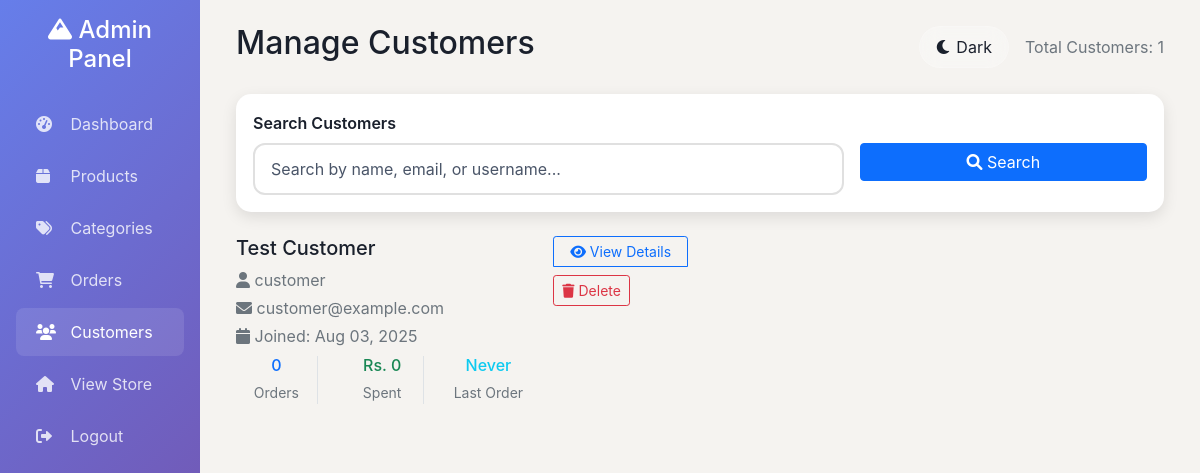
The page /admin/customers.php (signed in) on the database its author committed.
### tables this page shows
CREATE TABLE users (
    id INT PRIMARY KEY AUTO_INCREMENT,
    username VARCHAR(50) UNIQUE NOT NULL,
    email VARCHAR(100) UNIQUE NOT NULL,
    password VARCHAR(255) NOT NULL,
    full_name VARCHAR(100) NOT NULL,
    phone VARCHAR(20),
    address TEXT,
    role ENUM('customer', 'admin') DEFAULT 'customer',
    created_at TIMESTAMP DEFAULT CURRENT_TIMESTAMP,
    updated_at TIMESTAMP DEFAULT CURRENT_TIMESTAMP ON UPDATE CURRENT_TIMESTAMP
);

### admin/customers.php (the view, shortened to what this page needs)
<?php
$pdo = getDBConnection();
$search = isset($_GET['search']) ? trim($_GET['search']) : '';
$page = isset($_GET['page']) ? (int)$_GET['page'] : 1;
$per_page = 20;
$offset = ($page - 1) * $per_page;
$where_conditions = ["role = 'customer'"];
$params = [];
$where_clause = implode(" AND ", $where_conditions);
$count_params = $params;
$count_stmt = $pdo->prepare("SELECT COUNT(*) FROM users WHERE $where_clause");
$count_stmt->execute($count_params);
$total_customers = $count_stmt->fetchColumn();
$limit = (int)$per_page;
$offset = (int)$offset;
$sql = "SELECT u.*,
               COUNT(o.id) as total_orders,
               SUM(o.total_amount) as total_spent,
               MAX(o.created_at) as last_order_date
        FROM users u
        LEFT JOIN orders o ON u.id = o.user_id
        WHERE $where_clause
        GROUP BY u.id
        ORDER BY u.created_at DESC
        LIMIT $limit OFFSET $offset";
$stmt = $pdo->prepare($sql);
$stmt->execute($params);
$customers = $stmt->fetchAll(PDO::FETCH_ASSOC);
$single_customer = null;
$customer_orders = [];
?>
<!DOCTYPE html>
<html lang="en">
<head>
    <link href="https://cdn.jsdelivr.net/npm/bootstrap@5.1.3/dist/css/bootstrap.min.css" rel="stylesheet">
    <link href="https://cdnjs.cloudflare.com/ajax/libs/font-awesome/6.0.0/css/all.min.css" rel="stylesheet">
</head>
<body>
    <div class="container-fluid">
        <div class="row">
            <div class="col-md-3 col-lg-2 px-0">
                <div class="sidebar p-3">
                    <div class="text-center mb-4">
                        <h4 class="text-white">
                            <i class="fas fa-mountain"></i> Admin Panel
                        </h4>
                    </div>
                    <nav class="nav flex-column">
                        <a class="nav-link" href="dashboard.php">
                            <i class="fas fa-tachometer-alt"></i> Dashboard
                        </a>
                        <a class="nav-link" href="products.php">
                            <i class="fas fa-box"></i> Products
                        </a>
                        <a class="nav-link" href="categories.php">
                            <i class="fas fa-tags"></i> Categories
                        </a>
                        <a class="nav-link" href="orders.php">
                            <i class="fas fa-shopping-cart"></i> Orders
                        </a>
                        <a class="nav-link active" href="customers.php">
                            <i class="fas fa-users"></i> Customers
                        </a>
                        <a class="nav-link" href="../index.php">
                            <i class="fas fa-home"></i> View Store
                        </a>
                        <a class="nav-link" href="../logout.php">
                            <i class="fas fa-sign-out-alt"></i> Logout
                        </a>
                    </nav>
                </div>
            </div>
            <div class="col-md-9 col-lg-10">
                <div class="main-content p-4">
                    <div class="d-flex justify-content-between align-items-center mb-4">
                        <h2>Manage Customers</h2>
                        <div class="d-flex align-items-center">
                            <button class="btn theme-toggle me-3" onclick="toggleTheme()">
                                <i class="fas fa-moon" id="theme-icon"></i>
                                <span id="theme-text">Dark</span>
                            </button>
                            <div class="text-muted">
                                Total Customers: <?php echo $total_customers; ?>
                            </div>
                        </div>
                    </div>
                    <?php if ($single_customer): ?>
                        <div class="card mb-4">
                            <div class="card-header">
                                <h4 class="mb-0">Customer Details</h4>
                            </div>
                            <div class="card-body">
                                <h5><?php echo htmlspecialchars($single_customer['full_name']); ?></h5>
                                <p><strong>Username:</strong> <?php echo htmlspecialchars($single_customer['username']); ?></p>
                                <p><strong>Email:</strong> <?php echo htmlspecialchars($single_customer['email']); ?></p>
                                <p><strong>Phone:</strong> <?php echo htmlspecialchars($single_customer['phone']); ?></p>
                                <p><strong>Joined:</strong> <?php echo date('M d, Y', strtotime($single_customer['created_at'])); ?></p>
                                <p><strong>Address:</strong> <?php echo htmlspecialchars($single_customer['address']); ?></p>
                                <hr>
                                <h6>Order History</h6>
                                <?php if (empty($customer_orders)): ?>
                                    <p class="text-muted">No orders found for this customer.</p>
                                <?php else: ?>
                                    <div class="table-responsive">
                                        <table class="table table-bordered">
                                            <thead>
                                                <tr>
                                                    <th>Order ID</th>
                                                    <th>Date</th>
                                                    <th>Total</th>
                                                    <th>Status</th>
                                                </tr>
                                            </thead>
                                            <tbody>
                                                <?php foreach ($customer_orders as $order): ?>
                                                    <tr>
                                                        <td><?php echo $order['id']; ?></td>
                                                        <td><?php echo date('M d, Y', strtotime($order['created_at'])); ?></td>
                                                        <td>Rs. <?php echo number_format($order['total_amount']); ?></td>
                                                        <td><?php echo htmlspecialchars($order['status']); ?></td>
                                                    </tr>
                                                <?php endforeach; ?>
                                            </tbody>
                                        </table>
                                    </div>
                                <?php endif; ?>
                                <a href="customers.php" class="btn btn-secondary mt-3"><i class="fas fa-arrow-left me-2"></i>Back to Customers</a>
                            </div>
                        </div>
                    <?php else: ?>
                        <div class="card mb-4">
                            <div class="card-body">
                                <form method="GET" class="row g-3">
                                    <div class="col-md-8">
                                        <label for="search" class="form-label">Search Customers</label>
                                        <input type="text" class="form-control" id="search" name="search"
                                               value="<?php echo htmlspecialchars($search); ?>"
                                               placeholder="Search by name, email, or username...">
                                    </div>
                                    <div class="col-md-4">
                                        <label class="form-label">&nbsp;</label>
                                        <div class="d-grid">
                                            <button type="submit" class="btn btn-primary">
                                                <i class="fas fa-search"></i> Search
                                            </button>
                                        </div>
                                    </div>
                                </form>
                            </div>
                        </div>
                        <?php if (empty($customers)): ?>
                            <div class="text-center py-5">
                                <i class="fas fa-users fa-3x text-muted mb-3"></i>
                                <h4>No customers found</h4>
                                <p class="text-muted">Try adjusting your search criteria.</p>
                            </div>
                        <?php else: ?>
                            <div class="row">
                                <?php foreach ($customers as $customer): ?>
                                    <div class="col-lg-6 mb-4">
                                        <div class="customer-card">
                                            <div class="row">
                                                <div class="col-md-8">
                                                    <h5 class="mb-2"><?php echo htmlspecialchars($customer['full_name']); ?></h5>
                                                    <p class="text-muted mb-1">
                                                        <i class="fas fa-user"></i> <?php echo htmlspecialchars($customer['username']); ?>
                                                    </p>
                                                    <p class="text-muted mb-1">
                                                        <i class="fas fa-envelope"></i> <?php echo htmlspecialchars($customer['email']); ?>
                                                    </p>
                                                    <p class="text-muted mb-2">
                                                        <i class="fas fa-calendar"></i> Joined: <?php echo date('M d, Y', strtotime($customer['created_at'])); ?>
                                                    </p>
                                                    <div class="row text-center">
                                                        <div class="col-4">
                                                            <div class="border-end">
                                                                <h6 class="text-primary mb-1"><?php echo $customer['total_orders']; ?></h6>
                                                                <small class="text-muted">Orders</small>
                                                            </div>
                                                        </div>
                                                        <div class="col-4">
                                                            <div class="border-end">
                                                                <h6 class="text-success mb-1">Rs. <?php echo number_format($customer['total_spent'] ?: 0); ?></h6>
                                                                <small class="text-muted">Spent</small>
                                                            </div>
                                                        </div>
                                                        <div class="col-4">
                                                            <h6 class="text-info mb-1">
                                                                <?php echo $customer['last_order_date'] ? date('M d', strtotime($customer['last_order_date'])) : 'Never'; ?>
                                                            </h6>
                                                            <small class="text-muted">Last Order</small>
                                                        </div>
                                                    </div>
                                                </div>
                                                <div class="col-md-4 text-end">
                                                    <div class="btn-group-vertical w-100">
                                                        <a href="customers.php?id=<?php echo $customer['id']; ?>"
                                                           class="btn btn-sm btn-outline-primary mb-2">
                                                            <i class="fas fa-eye"></i> View Details
                                                        </a>
                                                        <?php if ($customer['total_orders'] == 0): ?>
                                                            <form method="POST" style="display: inline;"
                                                                  onsubmit="return confirm('Are you sure you want to delete this customer?')">
                                                                <button type="submit" class="btn btn-sm btn-outline-danger w-100">
                                                                    <i class="fas fa-trash"></i> Delete
                                                                </button>
                                                            </form>
                                                        <?php else: ?>
                                                            <button class="btn btn-sm btn-outline-secondary w-100" disabled>
                                                                <i class="fas fa-lock"></i> Has Orders
                                                            </button>
                                                        <?php endif; ?>
                                                    </div>
                                                </div>
                                            </div>
                                        </div>
                                    </div>
                                <?php endforeach; ?>
                            </div>
                        <?php endif; ?>
                    <?php endif; ?>
                </div>
            </div>
        </div>
    </div>
</body>
</html>

### admin/customers.php (style rules this page uses)
:root { --primary-color: #667eea; --secondary-color: #764ba2; --background-color: #f5f3f0; --surface-color: rgba(255, 255, 255, 0.8); --text-primary: #1a202c; --text-secondary: #4a5568; --border-color: rgba(255, 255, 255, 0.2); --shadow-color: rgba(0, 0, 0, 0.1); --glass-bg: rgba(255, 255, 255, 0.25); --glass-border: rgba(255, 255, 255, 0.18); --card-bg: #ffffff; --sidebar-bg: linear-gradient(135deg, #667eea 0%, #764ba2 100%); }
* { transition: background-color 0.3s ease, color 0.3s ease, border-color 0.3s ease; }
body { background: var(--background-color); color: var(--text-primary); font-family: 'Inter', -apple-system, BlinkMacSystemFont, sans-serif; }
.sidebar { min-height: 100vh; background: var(--sidebar-bg); }
.sidebar .nav-link { color: rgba(255,255,255,0.8); padding: 12px 20px; border-radius: 8px; margin: 2px 0; transition: all 0.3s ease; }
.sidebar .nav-link:hover, .sidebar .nav-link.active { color: white; background: rgba(255,255,255,0.1); }
.sidebar .nav-link i { width: 20px; margin-right: 10px; }
.main-content { background: var(--background-color); min-height: 100vh; }
.theme-toggle { background: var(--glass-bg); border: 1px solid var(--glass-border); border-radius: 50px; padding: 8px 16px; color: var(--text-primary); backdrop-filter: blur(10px); transition: all 0.3s ease; cursor: pointer; }
.card { background: var(--card-bg); border: 1px solid var(--glass-border); border-radius: 15px; box-shadow: 0 5px 15px var(--shadow-color); }
.form-control, .form-select { background: var(--surface-color); border: 2px solid #e0e0e0; color: var(--text-primary); backdrop-filter: blur(10px); transition: all 0.3s ease; border-radius: 12px; padding: 12px 16px; }
.form-control::placeholder { color: var(--text-secondary); }
.form-label { color: var(--text-primary); font-weight: 600; margin-bottom: 8px; }

### rows shown on the page
users: full_name "Test Customer", username "customer", email "customer@example.com", created_at "Aug 03, 2025", total_orders "0", total_spent "0"

### other values the page prints
$total_customers "1"
